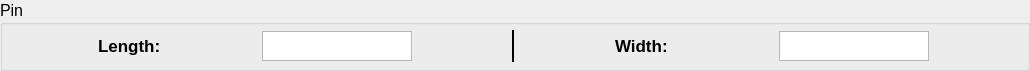
                 <widget class="QGroupBox" name="pin_group_box">
                  <property name="maximumSize">
                   <size>
                    <width>16777215</width>
                    <height>80</height>
                   </size>
                  </property>
                  <property name="font">
                   <font>
                    <pointsize>12</pointsize>
                   </font>
                  </property>
                  <property name="title">
                   <string>Pin</string>
                  </property>
                  <widget class="QWidget" name="layoutWidget_7">
                   <property name="geometry">
                    <rect>
                     <x>10</x>
                     <y>30</y>
                     <width>1011</width>
                     <height>32</height>
                    </rect>
                   </property>
                   <layout class="QHBoxLayout" name="pin_hor_layout">
                    <item>
                     <widget class="QLabel" name="pin_length_label">
                      <property name="maximumSize">
                       <size>
                        <width>70</width>
                        <height>16777215</height>
                       </size>
                      </property>
                      <property name="font">
                       <font>
                        <pointsize>13</pointsize>
                        <weight>75</weight>
                        <bold>true</bold>
                       </font>
                      </property>
                      <property name="text">
                       <string>Length:</string>
                      </property>
                     </widget>
                    </item>
                    <item>
                     <widget class="QPlainTextEdit" name="pin_len_pt_edit">
                      <property name="maximumSize">
                       <size>
                        <width>150</width>
                        <height>30</height>
                       </size>
                      </property>
                      <property name="font">
                       <font>
                        <pointsize>14</pointsize>
                       </font>
                      </property>
                      <property name="verticalScrollBarPolicy">
                       <enum>Qt::ScrollBarAlwaysOff</enum>
                      </property>
                      <property name="horizontalScrollBarPolicy">
                       <enum>Qt::ScrollBarAlwaysOff</enum>
                      </property>
                      <property name="plainText">
                       <string/>
                      </property>
                      <property name="backgroundVisible">
                       <bool>false</bool>
                      </property>
                     </widget>
                    </item>
                    <item>
                     <widget class="Line" name="pin_line">
                      <property name="sizePolicy">
                       <sizepolicy hsizetype="Minimum" vsizetype="Minimum">
                        <horstretch>5</horstretch>
                        <verstretch>0</verstretch>
                       </sizepolicy>
                      </property>
                      <property name="maximumSize">
                       <size>
                        <width>15</width>
                        <height>16777215</height>
                       </size>
                      </property>
                      <property name="font">
                       <font>
                        <pointsize>13</pointsize>
                        <weight>75</weight>
                        <bold>true</bold>
                       </font>
                      </property>
                      <property name="frameShadow">
                       <enum>QFrame::Plain</enum>
                      </property>
                      <property name="lineWidth">
                       <number>2</number>
                      </property>
                      <property name="orientation">
                       <enum>Qt::Vertical</enum>
                      </property>
                     </widget>
                    </item>
                    <item>
                     <widget class="QLabel" name="pin_width_label">
                      <property name="maximumSize">
                       <size>
                        <width>70</width>
                        <height>16777215</height>
                       </size>
                      </property>
                      <property name="font">
                       <font>
                        <pointsize>13</pointsize>
                        <weight>75</weight>
                        <bold>true</bold>
                       </font>
                      </property>
                      <property name="text">
                       <string>Width:</string>
                      </property>
                     </widget>
                    </item>
                    <item>
                     <widget class="QPlainTextEdit" name="pin_width_pt_edit">
                      <property name="maximumSize">
                       <size>
                        <width>150</width>
                        <height>30</height>
                       </size>
                      </property>
                      <property name="font">
                       <font>
                        <pointsize>14</pointsize>
                       </font>
                      </property>
                      <property name="verticalScrollBarPolicy">
                       <enum>Qt::ScrollBarAlwaysOff</enum>
                      </property>
                      <property name="horizontalScrollBarPolicy">
                       <enum>Qt::ScrollBarAlwaysOff</enum>
                      </property>
                      <property name="plainText">
                       <string/>
                      </property>
                      <property name="backgroundVisible">
                       <bool>false</bool>
                      </property>
                     </widget>
                    </item>
                   </layout>
                  </widget>
                 </widget>
